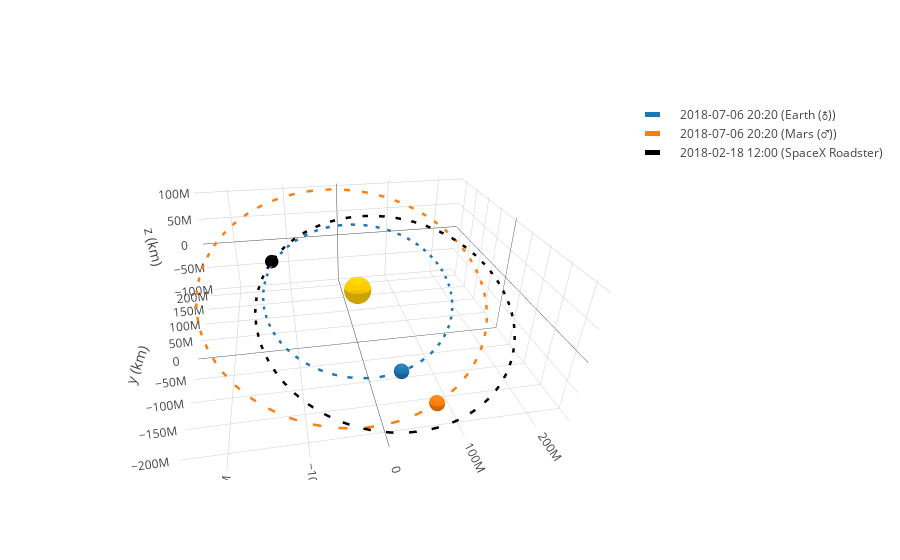

Notebook source saved alongside this figure:
### Code cell
frame = OrbitPlotter3D()

frame.plot(Orbit.from_body_ephem(Earth), label=Earth)
frame.plot(Orbit.from_body_ephem(Mars), label=Mars)
frame.plot(roadster, label="SpaceX Roadster", color='black')

frame.set_view(30 * u.deg, -100 * u.deg, 2 * u.km)
frame.show()
